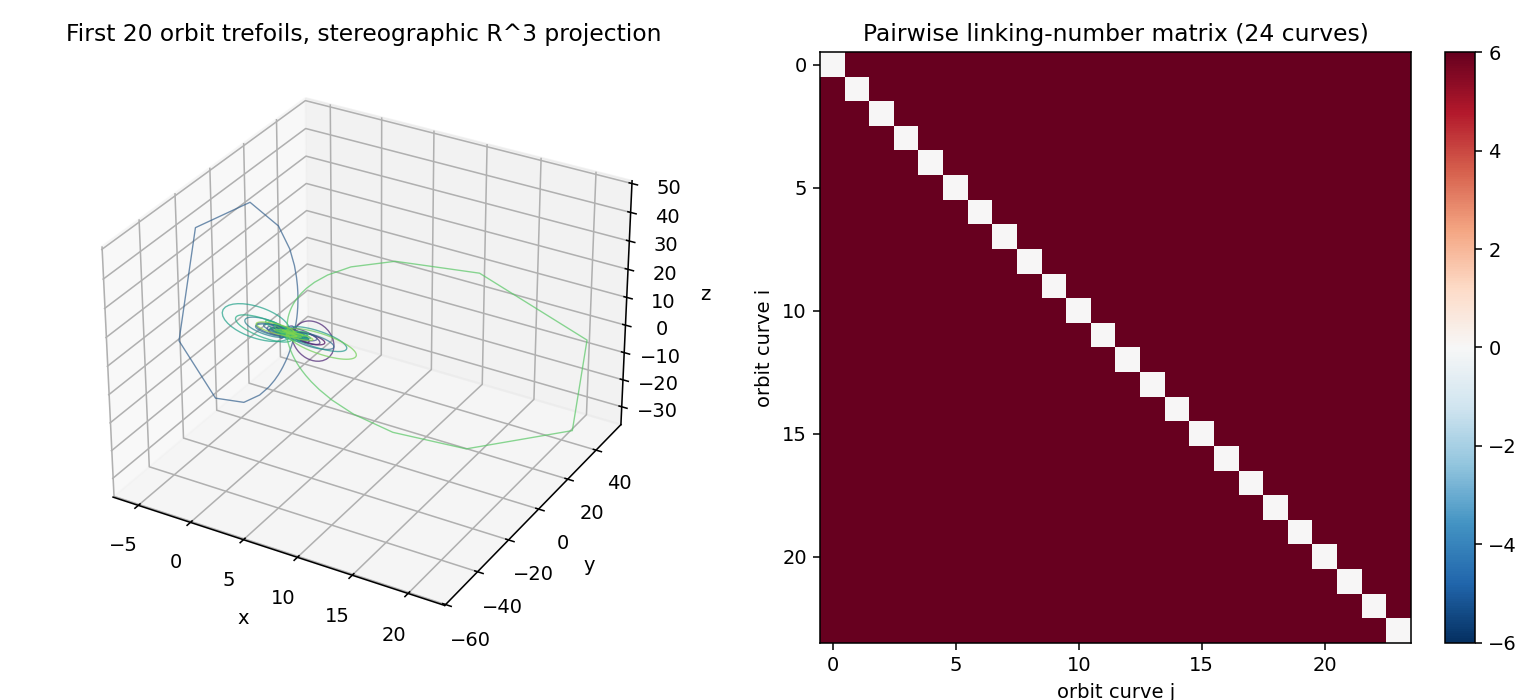

The script that saved this image:
#!/usr/bin/env python3
"""
Paper 15 b2.3 -- Trefoil T(2,3) in S^3 and its 2I orbit:
stabiliser, orbit size, and pairwise linking numbers.

Motivation.  The (+1)-Dehn surgery on T(2,3) produces S^3/2I.
The underlying trefoil, lifted to S^3 and sent through each of
the 120 elements of the binary icosahedral group, generates an
orbit of (120 / stabiliser) copies of the trefoil.  The pairwise
linking data of that orbit is a 2I-invariant topological observable
that might expose the '21' or '168' appearing in Paper 15's
alpha^(21/2).

Setup.
  - S^3 = SU(2) via the map
       (z_1, z_2)  <->  [[z_1, -conj(z_2)],
                         [z_2,  conj(z_1)]]
  - Clifford torus: |z_1|^2 = |z_2|^2 = 1/2.
  - T(2,3):  gamma(t) = ( e^{2it} / sqrt(2),  e^{3it} / sqrt(2) ),  t in [0, 2pi).
  - Left action:  g * gamma(t) = g (z_1, z_2)^T  (g in SU(2)).

Computations.
  (1) Stabilizer of gamma under the 2I left action: size of
      { g in 2I : g * gamma = gamma  as a point set }.
  (2) Orbit size = 120 / |stab|.
  (3) Pairwise linking numbers Lk(g * gamma, h * gamma) for all
      distinct orbit pairs, via stereographic projection to R^3
      and the discrete Gauss linking-number formula.

If Paper 15's '21' has a topological origin in this configuration,
it should appear in the linking-number histogram.

Method for linking numbers.
  Stereographic projection from the point (-1, 0, 0, 0) in R^4
  (antipode of a reasonable 'origin' on S^3) sends each point
  x = (a, b, c, d) in S^3 to the R^3 point

      phi(x) = (b, c, d) / (1 + a)

  (valid for a > -1).  Two generic orbit curves miss the
  antipode; for those rare cases where a point lies at a = -1,
  we could rotate the projection, but we skip the pathological
  configurations.

  Discrete Gauss formula:
      Lk(A, B)  =  (1 / 4 pi) sum_{i, j}  (r_i^A - r_j^B) .
                   ( dr_i^A  x  dr_j^B )  /  |r_i^A - r_j^B|^3
  Round to the nearest integer; a well-chosen N_t makes the
  residual numerical error << 0.5 so this is unambiguous.
"""

from __future__ import annotations

import sys
import time
from collections import Counter
from pathlib import Path

import matplotlib.pyplot as plt
import numpy as np

sys.path.insert(0, str(Path(__file__).parent))
from nwt_poincare_sphere_b2_0 import generate_2I


# =========================================================================
# Trefoil parameterisation in S^3 = SU(2).
# =========================================================================

def trefoil_on_clifford(N_t: int = 240) -> np.ndarray:
    """T(2,3) on the Clifford torus as an array of points in R^4.

    Parameterise gamma(t) = (z_1, z_2) = (e^{2it}/sqrt(2), e^{3it}/sqrt(2)).
    Represent each point as (a, b, c, d) = (Re z_1, Im z_1, Re z_2, Im z_2)
    in R^4.

    Returns shape (N_t, 4).
    """
    t = np.linspace(0.0, 2.0 * np.pi, N_t, endpoint=False)
    z1 = np.exp(2j * t) / np.sqrt(2.0)
    z2 = np.exp(3j * t) / np.sqrt(2.0)
    return np.stack([z1.real, z1.imag, z2.real, z2.imag], axis=1)


def apply_SU2(g: np.ndarray, pts_R4: np.ndarray) -> np.ndarray:
    """Apply g in SU(2) acting on (z_1, z_2) by left multiplication.

    g @ (z_1, z_2)^T = (g_{00} z_1 + g_{01} z_2, g_{10} z_1 + g_{11} z_2).

    pts_R4 shape (N, 4).  Output shape (N, 4).
    """
    z1 = pts_R4[:, 0] + 1j * pts_R4[:, 1]
    z2 = pts_R4[:, 2] + 1j * pts_R4[:, 3]
    w1 = g[0, 0] * z1 + g[0, 1] * z2
    w2 = g[1, 0] * z1 + g[1, 1] * z2
    return np.stack([w1.real, w1.imag, w2.real, w2.imag], axis=1)


# =========================================================================
# Setwise equality of two orbit-curves up to reparameterisation.
# =========================================================================

def point_set_equal(A: np.ndarray, B: np.ndarray, tol: float = 1e-6) -> bool:
    """Check if the point sets of A and B are the same (unordered).

    We compute a distance matrix A-to-B and require every row (and
    every column) has at least one entry within tol.  This avoids
    requiring a specific permutation ordering.
    """
    d = np.linalg.norm(A[:, None, :] - B[None, :, :], axis=-1)
    return (d.min(axis=1).max() < tol) and (d.min(axis=0).max() < tol)


# =========================================================================
# Stereographic projection S^3 -> R^3.
# =========================================================================

def stereographic(pts_R4: np.ndarray, pole: np.ndarray) -> np.ndarray:
    """Stereographic projection of S^3 points onto R^3, projection from
    a pole in S^3.  If pole = (p0, p1, p2, p3), send x ~= pole to infinity.

    We compute a rotation that sends pole to (1, 0, 0, 0), then project.
    """
    # Orthonormal basis with pole as first vector.
    p = pole / np.linalg.norm(pole)
    # Simple rotation: pick an orthonormal basis extending p.  Use
    # Householder-like construction.
    e1 = np.array([1.0, 0.0, 0.0, 0.0])
    if np.allclose(p, e1):
        Q = np.eye(4)
    elif np.allclose(p, -e1):
        Q = -np.eye(4)
    else:
        # Householder reflection sending p to e1.
        v = p - e1
        v /= np.linalg.norm(v)
        Q = np.eye(4) - 2.0 * np.outer(v, v)
    # Rotate pts so pole -> e1.
    rotated = pts_R4 @ Q.T
    a = rotated[:, 0]
    rest = rotated[:, 1:]
    # Standard: phi(a, b, c, d) = (b, c, d) / (1 - a).
    denom = 1.0 - a
    out = rest / denom[:, None]
    return out


# =========================================================================
# Discrete Gauss linking number for two closed curves in R^3.
# =========================================================================

def linking_number(A: np.ndarray, B: np.ndarray) -> float:
    """Gauss linking integral, discretised.

    Input: A, B shape (N_A, 3), (N_B, 3), each a CLOSED curve
    (last segment connects back to first).

    Lk = (1/4pi) sum_{i, j}  (r_A[i] - r_B[j]) . (dr_A[i] x dr_B[j])
                             / |r_A[i] - r_B[j]|^3
    dr_A[i] = A[(i+1) % N_A] - A[i]
    midpoint evaluation is more accurate; use midpoints r_A[i] =
    (A[(i+1) % N_A] + A[i]) / 2.
    """
    N_A, N_B = A.shape[0], B.shape[0]
    Ap = np.roll(A, -1, axis=0)
    Bp = np.roll(B, -1, axis=0)
    dA = Ap - A
    dB = Bp - B
    rA = 0.5 * (A + Ap)      # midpoints
    rB = 0.5 * (B + Bp)
    # Pairwise r_A - r_B: shape (N_A, N_B, 3)
    R = rA[:, None, :] - rB[None, :, :]
    # Pairwise dr_A x dr_B: shape (N_A, N_B, 3)
    dAcross = np.cross(dA[:, None, :], dB[None, :, :])
    # numerator: R . dAcross
    num = (R * dAcross).sum(axis=-1)
    # denominator: |R|^3
    Rmag = np.linalg.norm(R, axis=-1)
    # Avoid division by zero (curves shouldn't intersect)
    denom = np.where(Rmag < 1e-10, 1.0, Rmag ** 3)
    contribution = num / denom
    Lk = contribution.sum() / (4.0 * np.pi)
    return Lk


# =========================================================================
# Main.
# =========================================================================

def main():
    print("=" * 72)
    print(" b2.3 -- Trefoil T(2,3) orbit under 2I, linking numbers")
    print("=" * 72)

    elements = generate_2I()
    print(f"\n[1] 2I loaded: {len(elements)} elements")

    N_t = 800
    gamma = trefoil_on_clifford(N_t)
    print(f"    gamma parameterised with N_t = {N_t} points on the")
    print(f"    Clifford torus:  (e^{{2it}}/sqrt(2), e^{{3it}}/sqrt(2)).")

    # ---- Stabiliser -----------------------------------------------------
    print("\n[2] Stabiliser of gamma under 2I left action")
    stab = []
    for idx, g in enumerate(elements):
        gamma_g = apply_SU2(g, gamma)
        if point_set_equal(gamma_g, gamma, tol=1e-4):
            stab.append(idx)
    print(f"    |stab| = {len(stab)}")
    print(f"    orbit size  = 120 / {len(stab)} = {120 // len(stab)}")

    # ---- Orbit (unique curves) -----------------------------------------
    # Pick one representative per coset g Stab.
    orbit_reps = []
    seen_sets = []
    for g in elements:
        gamma_g = apply_SU2(g, gamma)
        already = any(point_set_equal(gamma_g, s, tol=1e-4)
                      for s in seen_sets)
        if not already:
            seen_sets.append(gamma_g)
            orbit_reps.append(g)
    print(f"    orbit reps (unique curves) = {len(orbit_reps)}")

    # ---- Pairwise linking numbers --------------------------------------
    # Project stereographically from a generic pole.
    pole = np.array([0.1, 0.2, -0.7, 0.68])
    pole /= np.linalg.norm(pole)

    print(f"\n[3] Pairwise linking numbers among {len(orbit_reps)} orbit curves")
    print(f"    (stereographic projection pole = {pole.round(3)})")
    t0 = time.time()
    K = len(seen_sets)
    Lk = np.zeros((K, K))
    for i in range(K):
        Ai = stereographic(seen_sets[i], pole)
        for j in range(i + 1, K):
            Aj = stereographic(seen_sets[j], pole)
            lk = linking_number(Ai, Aj)
            Lk[i, j] = lk
            Lk[j, i] = lk
    print(f"    computed {K*(K-1)//2} pairs in {time.time()-t0:.1f}s")

    # Round to integers and tabulate.
    Lk_int = np.round(Lk).astype(int)
    residual = np.max(np.abs(Lk - Lk_int))
    print(f"    max |Lk - round(Lk)| = {residual:.3e}  "
          f"(integer if << 0.5)")

    # Linking-number histogram.
    upper_lk = []
    for i in range(K):
        for j in range(i + 1, K):
            upper_lk.append(Lk_int[i, j])
    cnt = Counter(upper_lk)
    print(f"\n    Pairwise linking-number distribution:")
    for v in sorted(cnt):
        print(f"      Lk = {v:+3d}  count = {cnt[v]:4d}")
    total_abs = sum(abs(v) * c for v, c in cnt.items())
    total_signed = sum(v * c for v, c in cnt.items())
    print(f"    sum of |Lk|  over pairs = {total_abs}")
    print(f"    sum of  Lk   over pairs = {total_signed}")
    print(f"    (pairs total = {K*(K-1)//2} = C({K},2))")

    # ---- Check for structural integers --------------------------------
    print(f"\n[4] Comparison to structural integers:")
    per_curve = [sum(abs(Lk_int[i, j]) for j in range(K) if j != i)
                 for i in range(K)]
    for target in [21, 60, 120, 168]:
        found = []
        if any(v == target for v in cnt):
            found.append(f"pair count")
        if total_abs == target:
            found.append("sum |Lk|")
        if total_signed == target:
            found.append("sum Lk")
        if K == target:
            found.append("orbit size")
        if any(p == target for p in per_curve):
            found.append(f"per-curve |Lk|-sum")
        if found:
            print(f"    {target}: FOUND in -- " + ", ".join(found))
        else:
            print(f"    {target}: not found")

    # Extra: factorisations of the observed integers.
    print(f"\n[4b] Structural factorisations of observed integers:")
    print(f"    orbit size K = {K}                ={K} = 120/|stab| = 120/{len(stab)}")
    print(f"    pairs C(K,2) = {K*(K-1)//2}")
    print(f"    sum|Lk|      = {total_abs}")
    print(f"    168 / K       = {168 / K:.3f}  (Paper 15 lambda_1 / orbit size)")
    if K > 0 and 168 % K == 0:
        print(f"    168 = {168 // K} x {K}   (168 is divisible by K!)")
    if total_abs > 0 and total_abs % 168 == 0:
        print(f"    sum|Lk| = {total_abs // 168} x 168")
    if total_abs > 0 and total_abs % 21 == 0:
        print(f"    sum|Lk| = {total_abs // 21} x 21")

    # ---- Plot: one representative stereographic projection -----------
    fig = plt.figure(figsize=(11, 5))
    ax1 = fig.add_subplot(1, 2, 1, projection="3d")
    colors = plt.cm.viridis(np.linspace(0, 1, len(seen_sets)))
    for i, s in enumerate(seen_sets[:min(20, K)]):
        p = stereographic(s, pole)
        # Close the curve for plotting.
        p_closed = np.vstack([p, p[0:1]])
        ax1.plot(p_closed[:, 0], p_closed[:, 1], p_closed[:, 2],
                 color=colors[i], alpha=0.7, lw=0.7)
    ax1.set_title(f"First {min(20, K)} orbit trefoils, "
                  f"stereographic R^3 projection")
    ax1.set_xlabel("x"); ax1.set_ylabel("y"); ax1.set_zlabel("z")

    ax2 = fig.add_subplot(1, 2, 2)
    im = ax2.imshow(Lk_int, cmap="RdBu_r",
                    vmin=-max(abs(Lk_int.min()), Lk_int.max()),
                    vmax=max(abs(Lk_int.min()), Lk_int.max()))
    ax2.set_title(f"Pairwise linking-number matrix ({K} curves)")
    ax2.set_xlabel("orbit curve j")
    ax2.set_ylabel("orbit curve i")
    plt.colorbar(im, ax=ax2, fraction=0.046)

    out = Path(__file__).parent / "nwt_trefoil_orbit_linking_b2_3.png"
    fig.tight_layout()
    fig.savefig(out, dpi=140)
    print(f"\n[5] Plot: {out}")


if __name__ == "__main__":
    main()
